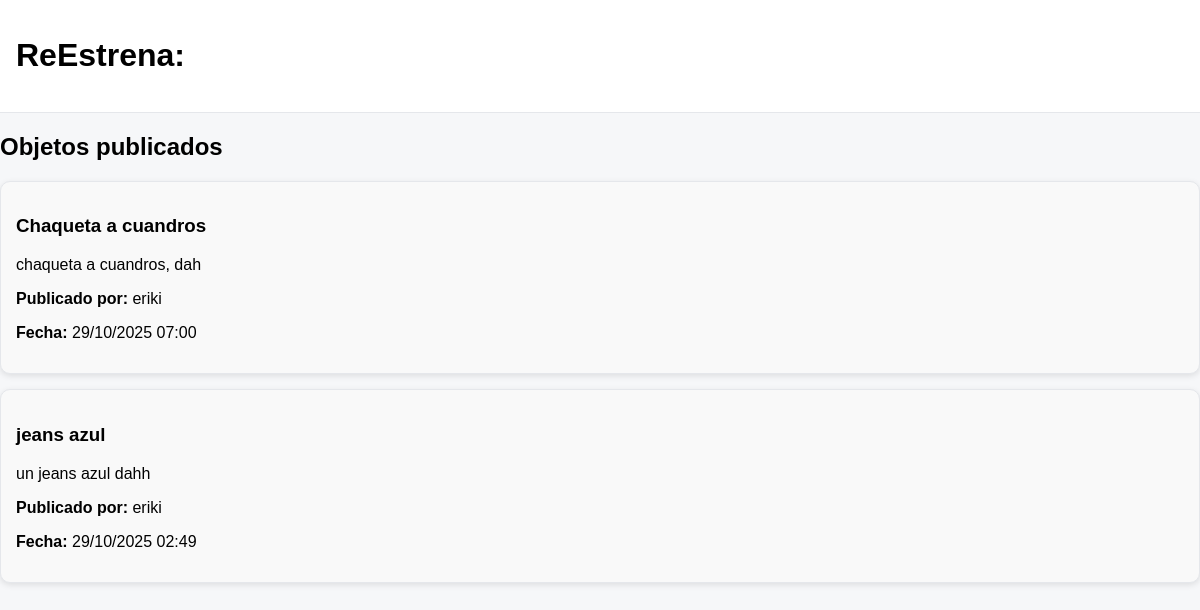
The app's page /objetos/ (signed in), older data.
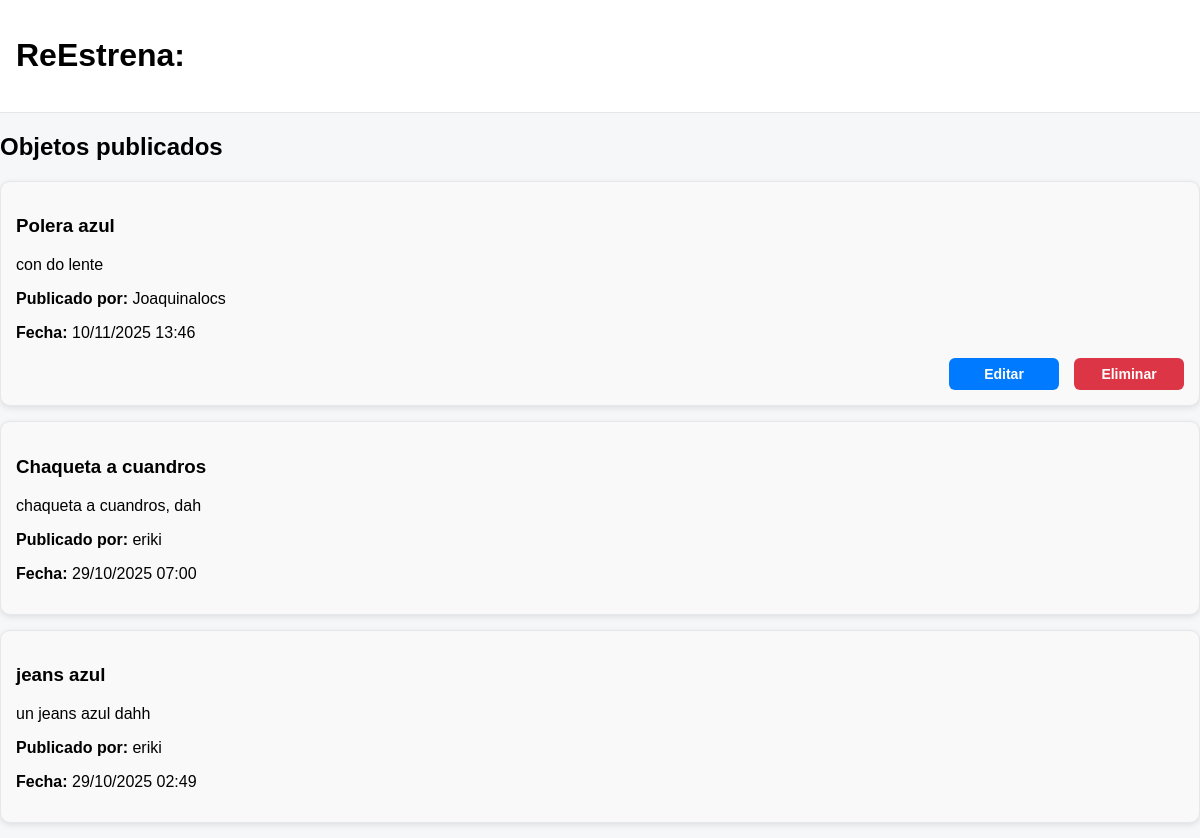
The same page, newer data.
### inicio_sesion/models.py (models this page shows, shortened)
class Objeto(models.Model):
    nombre = models.CharField(max_length=100)
    descripcion = models.TextField()
    usuario = models.ForeignKey(User, on_delete=models.CASCADE)
    imagen = models.ImageField(upload_to='objetos/imagenes/', blank=True, null=True)
    latitud = models.FloatField(null=True, blank=True)
    longitud = models.FloatField(null=True, blank=True)
    fecha_publicacion = models.DateTimeField(auto_now_add=True)

### inicio_sesion/views.py (the view)
# urls.py: path("objetos/", views.listar_objetos, name="listar_objetos"),
@login_required
def listar_objetos(request):
    objetos = Objeto.objects.all().order_by('-fecha_publicacion')
    return render(request, 'inicio_sesion/listar_objetos.html', {
        'objetos': objetos,
        "user": request.user
    })

### inicio_sesion/templates/inicio_sesion/listar_objetos.html (shortened to what this page needs)
{% extends "PI/base.html" %}
{% block content %}
<h2>Objetos publicados</h2>
{% if objetos %}
  <div id="lista-objetos">
    {% for obj in objetos %}
      <div class="card">
        <h3>{{ obj.nombre }}</h3>
        <p>{{ obj.descripcion }}</p>
        <p><strong>Publicado por:</strong> {{ obj.usuario.username }}</p>
        <p><strong>Fecha:</strong> {{ obj.fecha_publicacion|date:"d/m/Y H:i" }}</p>
        {% if obj.usuario == user %}
          <div class="acciones">
            <a href="{% url 'inicio_sesion:editar_objeto' obj.id %}" class="btn btn-azul">Editar</a>
            <form action="{% url 'inicio_sesion:eliminar_objeto' obj.id %}" method="post" style="display:inline;">
              <button type="submit" class="btn btn-rojo">Eliminar</button>
            </form>
          </div>
        {% endif %}
      </div>
    {% endfor %}
  </div>
{% else %}
  <p>No hay objetos publicados aún.</p>
{% endif %}
{% endblock %}

Row changes from the older to the newer data that the page shows:
added Objeto: nombre "Polera azul", descripcion "con do lente", usuario.username "Joaquinalocs", fecha_publicacion "10/11/2025 13:46", shows "Editar"
